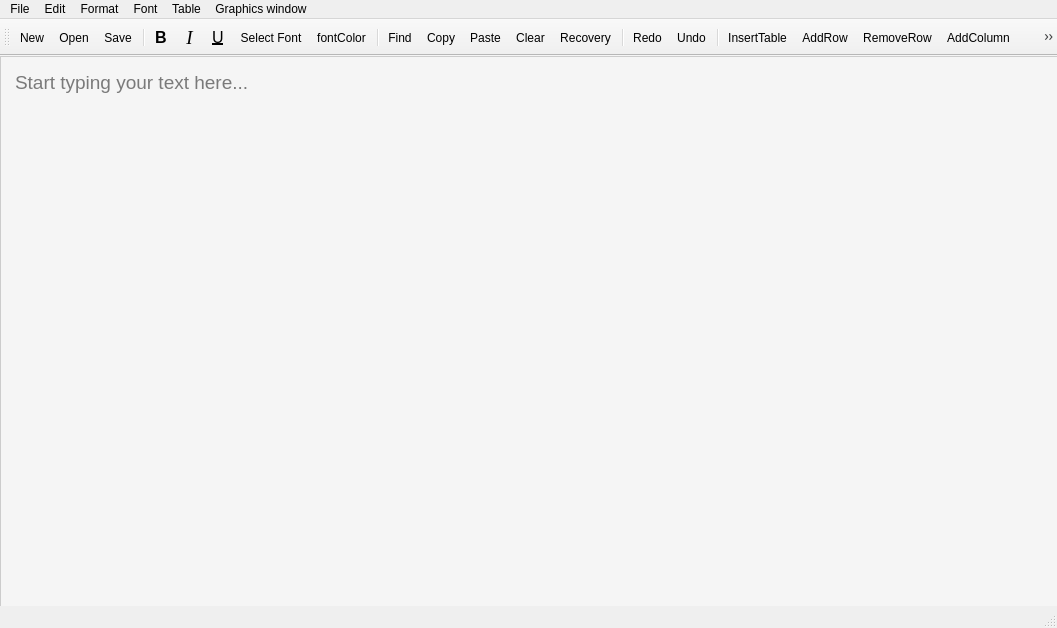
<?xml version="1.0" encoding="UTF-8"?>
<ui version="4.0">
 <class>MainWindow</class>
 <widget class="QMainWindow" name="MainWindow">
  <property name="geometry">
   <rect>
    <x>0</x>
    <y>0</y>
    <width>1057</width>
    <height>628</height>
   </rect>
  </property>
  <property name="windowTitle">
   <string>Beautiful Text Editor</string>
  </property>
  <widget class="QWidget" name="centralWidget">
   <widget class="QTextEdit" name="textEdit">
    <property name="geometry">
     <rect>
      <x>0</x>
      <y>0</y>
      <width>1920</width>
      <height>1000</height>
     </rect>
    </property>
    <property name="styleSheet">
     <string>QTextEdit { font-size: 14pt; padding: 10px; border: 1px solid #ccc; background-color: #f5f5f5; }</string>
    </property>
    <property name="placeholderText">
     <string>Start typing your text here...</string>
    </property>
   </widget>
  </widget>
  <widget class="QMenuBar" name="menuBar">
   <property name="geometry">
    <rect>
     <x>0</x>
     <y>0</y>
     <width>1057</width>
     <height>26</height>
    </rect>
   </property>
   <widget class="QMenu" name="menuFile">
    <property name="title">
     <string>File</string>
    </property>
    <addaction name="actionNew"/>
    <addaction name="actionOpen"/>
    <addaction name="actionSave"/>
    <addaction name="actionExit"/>
   </widget>
   <widget class="QMenu" name="menuEdit">
    <property name="title">
     <string>Edit</string>
    </property>
    <addaction name="actionUndo"/>
    <addaction name="actionRedo"/>
    <addaction name="actionCopy"/>
    <addaction name="actionPaste"/>
    <addaction name="actionClear"/>
    <addaction name="actionReplace"/>
    <addaction name="actionDataRecovery"/>
   </widget>
   <widget class="QMenu" name="menuFormat">
    <property name="title">
     <string>Format</string>
    </property>
    <addaction name="actionBold"/>
    <addaction name="actionItalic"/>
    <addaction name="actionUnderline"/>
    <addaction name="actionSelectFont"/>
   </widget>
   <widget class="QMenu" name="menuTable">
    <property name="title">
     <string>Table</string>
    </property>
    <addaction name="actionInsertTable"/>
    <addaction name="actionAddRow"/>
    <addaction name="actionRemoveRow"/>
    <addaction name="actionAddColumn"/>
    <addaction name="actionRemoveColumn"/>
   </widget>
   <widget class="QMenu" name="menuFont">
    <property name="title">
     <string>Font</string>
    </property>
    <addaction name="actionSelectFont"/>
    <addaction name="actionfontColor"/>
   </widget>
   <widget class="QMenu" name="menuGraphics_window">
    <property name="title">
     <string>Graphics window</string>
    </property>
    <addaction name="actionNew_2"/>
   </widget>
   <addaction name="menuFile"/>
   <addaction name="menuEdit"/>
   <addaction name="menuFormat"/>
   <addaction name="menuFont"/>
   <addaction name="menuTable"/>
   <addaction name="menuGraphics_window"/>
  </widget>
  <widget class="QStatusBar" name="statusBar"/>
  <widget class="QToolBar" name="mainToolBar">
   <property name="toolButtonStyle">
    <enum>Qt::ToolButtonTextUnderIcon</enum>
   </property>
   <attribute name="toolBarArea">
    <enum>TopToolBarArea</enum>
   </attribute>
   <attribute name="toolBarBreak">
    <bool>false</bool>
   </attribute>
   <addaction name="actionNew"/>
   <addaction name="actionOpen"/>
   <addaction name="actionSave"/>
   <addaction name="separator"/>
   <addaction name="actionBold"/>
   <addaction name="actionItalic"/>
   <addaction name="actionUnderline"/>
   <addaction name="actionSelectFont"/>
   <addaction name="actionfontColor"/>
   <addaction name="separator"/>
   <addaction name="actionFind"/>
   <addaction name="actionCopy"/>
   <addaction name="actionPaste"/>
   <addaction name="actionClear"/>
   <addaction name="actionDataRecovery"/>
   <addaction name="separator"/>
   <addaction name="actionRedo"/>
   <addaction name="actionUndo"/>
   <addaction name="separator"/>
   <addaction name="actionInsertTable"/>
   <addaction name="actionAddRow"/>
   <addaction name="actionRemoveRow"/>
   <addaction name="actionAddColumn"/>
   <addaction name="actionRemoveColumn"/>
   <addaction name="separator"/>
  </widget>
  <action name="actionNew">
   <property name="icon">
    <iconset resource="icons/toolbar/toolbar.qrc">
     <normaloff>:/toolbar/new-document.png</normaloff>:/toolbar/new-document.png</iconset>
   </property>
   <property name="text">
    <string>New</string>
   </property>
  </action>
  <action name="actionOpen">
   <property name="icon">
    <iconset resource="icons/toolbar/toolbar.qrc">
     <normaloff>:/toolbar/open-folder-with-document.png</normaloff>:/toolbar/open-folder-with-document.png</iconset>
   </property>
   <property name="text">
    <string>Open</string>
   </property>
   <property name="shortcut">
    <string>Ctrl+O</string>
   </property>
  </action>
  <action name="actionSave">
   <property name="icon">
    <iconset resource="icons/toolbar/toolbar.qrc">
     <normaloff>:/toolbar/save.png</normaloff>:/toolbar/save.png</iconset>
   </property>
   <property name="text">
    <string>Save</string>
   </property>
   <property name="shortcut">
    <string>Ctrl+S</string>
   </property>
  </action>
  <action name="actionExit">
   <property name="icon">
    <iconset resource="icons/toolbar/toolbar.qrc">
     <normaloff>:/toolbar/logout.png</normaloff>:/toolbar/logout.png</iconset>
   </property>
   <property name="text">
    <string>Exit</string>
   </property>
   <property name="shortcut">
    <string>Ctrl+Ё</string>
   </property>
  </action>
  <action name="actionUndo">
   <property name="icon">
    <iconset resource="icons/toolbar/toolbar.qrc">
     <normaloff>:/toolbar/undo.png</normaloff>:/toolbar/undo.png</iconset>
   </property>
   <property name="text">
    <string>Undo</string>
   </property>
   <property name="shortcut">
    <string>Ctrl+U</string>
   </property>
  </action>
  <action name="actionRedo">
   <property name="icon">
    <iconset resource="icons/toolbar/toolbar.qrc">
     <normaloff>:/toolbar/redo.png</normaloff>:/toolbar/redo.png</iconset>
   </property>
   <property name="text">
    <string>Redo</string>
   </property>
   <property name="shortcut">
    <string>Ctrl+Y</string>
   </property>
  </action>
  <action name="actionCopy">
   <property name="icon">
    <iconset resource="icons/toolbar/toolbar.qrc">
     <normaloff>:/toolbar/copy.png</normaloff>:/toolbar/copy.png</iconset>
   </property>
   <property name="text">
    <string>Copy</string>
   </property>
   <property name="shortcut">
    <string>Ctrl+C</string>
   </property>
  </action>
  <action name="actionPaste">
   <property name="icon">
    <iconset resource="icons/toolbar/toolbar.qrc">
     <normaloff>:/toolbar/paste.png</normaloff>:/toolbar/paste.png</iconset>
   </property>
   <property name="text">
    <string>Paste</string>
   </property>
   <property name="shortcut">
    <string>Ctrl+V</string>
   </property>
  </action>
  <action name="actionClear">
   <property name="icon">
    <iconset resource="icons/toolbar/toolbar.qrc">
     <normaloff>:/toolbar/broom.png</normaloff>:/toolbar/broom.png</iconset>
   </property>
   <property name="text">
    <string>Clear</string>
   </property>
   <property name="shortcut">
    <string>Ctrl+Del</string>
   </property>
  </action>
  <action name="actionBold">
   <property name="checkable">
    <bool>true</bool>
   </property>
   <property name="icon">
    <iconset resource="icons/toolbar/toolbar.qrc">
     <normaloff>:/toolbar/bold-text.png</normaloff>:/toolbar/bold-text.png</iconset>
   </property>
   <property name="text">
    <string>Bold</string>
   </property>
   <property name="iconText">
    <string>B</string>
   </property>
   <property name="font">
    <font>
     <pointsize>12</pointsize>
     <weight>75</weight>
     <bold>true</bold>
    </font>
   </property>
  </action>
  <action name="actionUnderline">
   <property name="checkable">
    <bool>true</bool>
   </property>
   <property name="icon">
    <iconset resource="icons/toolbar/toolbar.qrc">
     <normaloff>:/toolbar/underline.png</normaloff>:/toolbar/underline.png</iconset>
   </property>
   <property name="text">
    <string>Underline</string>
   </property>
   <property name="iconText">
    <string>U</string>
   </property>
   <property name="font">
    <font>
     <pointsize>12</pointsize>
     <weight>50</weight>
     <bold>false</bold>
     <underline>true</underline>
    </font>
   </property>
  </action>
  <action name="actionItalic">
   <property name="checkable">
    <bool>true</bool>
   </property>
   <property name="icon">
    <iconset resource="icons/toolbar/toolbar.qrc">
     <normaloff>:/toolbar/italic-font.png</normaloff>:/toolbar/italic-font.png</iconset>
   </property>
   <property name="text">
    <string>Italic</string>
   </property>
   <property name="iconText">
    <string>I</string>
   </property>
   <property name="font">
    <font>
     <family>Times New Roman</family>
     <pointsize>14</pointsize>
     <italic>true</italic>
    </font>
   </property>
  </action>
  <action name="actionSelectFont">
   <property name="icon">
    <iconset resource="icons/toolbar/toolbar.qrc">
     <normaloff>:/toolbar/font.png</normaloff>:/toolbar/font.png</iconset>
   </property>
   <property name="text">
    <string>Select Font</string>
   </property>
  </action>
  <action name="actionFind">
   <property name="icon">
    <iconset resource="icons/toolbar/toolbar.qrc">
     <normaloff>:/toolbar/search.png</normaloff>:/toolbar/search.png</iconset>
   </property>
   <property name="text">
    <string>Find</string>
   </property>
   <property name="shortcut">
    <string>Ctrl+F</string>
   </property>
  </action>
  <action name="actionReplace">
   <property name="icon">
    <iconset resource="icons/toolbar/toolbar.qrc">
     <normaloff>:/toolbar/replace.png</normaloff>:/toolbar/replace.png</iconset>
   </property>
   <property name="text">
    <string>Replace</string>
   </property>
   <property name="shortcut">
    <string>Ctrl+R</string>
   </property>
  </action>
  <action name="actionInsertTable">
   <property name="icon">
    <iconset resource="icons/toolbar/toolbar.qrc">
     <normaloff>:/toolbar/cells.png</normaloff>:/toolbar/cells.png</iconset>
   </property>
   <property name="text">
    <string>InsertTable</string>
   </property>
   <property name="toolTip">
    <string>InsertTable</string>
   </property>
   <property name="shortcut">
    <string>Ctrl+T</string>
   </property>
  </action>
  <action name="actionAddRow">
   <property name="icon">
    <iconset resource="icons/toolbar/toolbar.qrc">
     <normaloff>:/toolbar/row.png</normaloff>:/toolbar/row.png</iconset>
   </property>
   <property name="text">
    <string>AddRow</string>
   </property>
   <property name="toolTip">
    <string>AddRow</string>
   </property>
  </action>
  <action name="actionAddColumn">
   <property name="icon">
    <iconset resource="icons/toolbar/toolbar.qrc">
     <normaloff>:/toolbar/add-column.png</normaloff>:/toolbar/add-column.png</iconset>
   </property>
   <property name="text">
    <string>AddColumn</string>
   </property>
   <property name="toolTip">
    <string>AddColumn</string>
   </property>
  </action>
  <action name="actionRemoveRow">
   <property name="icon">
    <iconset resource="icons/toolbar/toolbar.qrc">
     <normaloff>:/toolbar/del-row.png</normaloff>:/toolbar/del-row.png</iconset>
   </property>
   <property name="text">
    <string>RemoveRow</string>
   </property>
   <property name="toolTip">
    <string>Remove Row</string>
   </property>
  </action>
  <action name="actionRemoveColumn">
   <property name="icon">
    <iconset resource="icons/toolbar/toolbar.qrc">
     <normaloff>:/toolbar/delete-column.png</normaloff>:/toolbar/delete-column.png</iconset>
   </property>
   <property name="text">
    <string>RemoveColumn</string>
   </property>
   <property name="toolTip">
    <string>Remove Row</string>
   </property>
  </action>
  <action name="actionfontColor">
   <property name="icon">
    <iconset resource="icons/toolbar/toolbar.qrc">
     <normaloff>:/toolbar/font (1).png</normaloff>:/toolbar/font (1).png</iconset>
   </property>
   <property name="text">
    <string>fontColor</string>
   </property>
  </action>
  <action name="actionDataRecovery">
   <property name="icon">
    <iconset resource="icons/toolbar/toolbar.qrc">
     <normaloff>:/toolbar/recovery.png</normaloff>:/toolbar/recovery.png</iconset>
   </property>
   <property name="text">
    <string>Recovery</string>
   </property>
  </action>
  <action name="actionNew_2">
   <property name="text">
    <string>New</string>
   </property>
  </action>
 </widget>
 <layoutdefault spacing="6" margin="11"/>
 <resources>
  <include location="icons/toolbar/toolbar.qrc"/>
 </resources>
 <connections/>
</ui>
